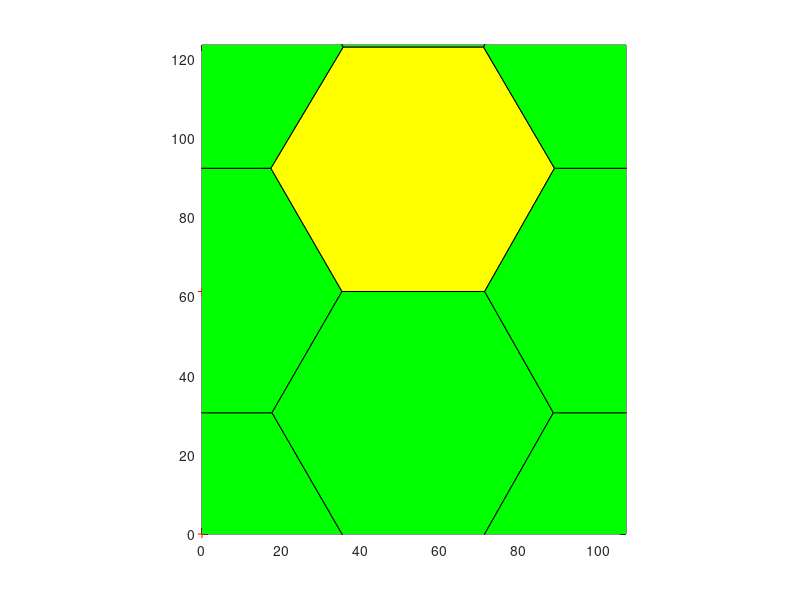

MATLAB code to generate this figure:
    %%%%%%%%%%%%%%%%%%%%%%%%%%%%%%%%%%%%%%%%%%%%%%%%%%%%%%%%%%%%%%%%%%%%%%%%%%%
% This script produces a txt file with the initial conditions needed to run the 
% vertex model cpp exicutable. The Global values are set by the user. The
% cell positions are a honeycomb tilling of the plane. The resulting txt file
% contians all the global parameter values and cell, edge, and vertex
% locatons and neighbors. 
%
% To use this file specify the name of the output txt file and the number
% of cells you would like in your tissue. You may wish to modify some
% global parameters to fit your needs. 
%%%%%%%%%%%%%%%%%%%%%%%%%%%%%%%%%%%%%%%%%%%%%%%%%%%%%%%%%%%%%%%%%%%%%%%%%%%
clear

%% Inputs needed
INITIALSTEPSIZE = 0.0001;    %Initial stepsize for the numberic integrator 
nomfichier=strcat('shearmodulus_check0.95','.txt');  %the file name
n=1;                       %1/2 of the Cells per row
m=2;                       %Cells per collumn 
r=89542;                    %Seed for the random number generators

%% Global Parameters 
GAMMA =10;                  %Tension on an edge
l= sqrt(2) * 25;            %Average edge length    
t0 = 1;                     %Standard unit of time 
RLXLY = 1;                  %Ratio of LX to LY (used to make rectangular boxes) 
Ratio = 0.3;                %ratio of pressure to tension forces (standard value 0.3)
Ralpha=1000000000000000000000000000;                   %Ralpha=10 means the box evolves 10 times slower then the vertices
TOTALTIME =	80;             %How long to run the simulation 
CURRENTTIME = 0.0;          %The initial time
TIMEINTERVAL =	0.1;        %How often to output the current configuration of the tissue
%INITIALSTEPSIZE = 0.002;    %Initial stepsize for the numberic integrator 
error_tolerance_absolute_mechanical = 0.01;  %Error tolerence for use with the adaptive stepsize integrators 
LX=n*3*l+1;
LY=m*sqrt(3)*l+1; 
NCells=n*m*2;
A0 = LX * LY / NCells;%4033.1139     ;                    %LX*LY/NCells;                   %Cells want to have area A0 if box size can change
%Here, I'm making a strain test for the hexagonal lattice by calculating
%what the preferred area should be for the initial area of all the cells to
% the equilibrium area.
MINAREA = A0/100;                    %Minimum allowed cell area (smaller cells will be removed)
MINLENGTH =	l/40;                    %Minimum edge length (smaller edges will be merged to form a fourfold vertex
NEWEDGELENGTH =	l/20;                %Length of a new edge created in the T1 process%
%K = Ratio * GAMMA / l^3 ;           %for pressure=K(A-A0)
K = Ratio * 10 * GAMMA / l;          %for pressure=K(1-A/A0)
Alpha_M = GAMMA*t0/l;                % Drag coefficent
TISSUE_ALPHA = 10000000000000000000000000000000 * Alpha_M;%10000000*Ralpha*Alpha_M;       % How fast the box size updates relative to the vertex motion
TISSUE_EXT_STRESS_Y = 0;             % External Stress on the tissue (positive values expancile) 
TISSUE_EXT_STRESS_X = 0;
P0 = 0.*(sqrt(24 / sqrt(3))) * sqrt(A0); % sqrt(24 / sqrt(3)) = regular hexagon shape parameter
LAMBDA = 0.01 * K * A0;%K / 0.05; % mimics Manning Model 
VERBOSEON = 1; %boolean, tells code to output extra data for cells and edges when true
equilibriumtolerance = 0.00000000001;

%% Create the Hexagonal tillining 
SEED = r;
rng(SEED); 
f2=figure();
offset=0;%0.01*l; 
Points1=zeros(NCells,2); 
k=1; 
strainx = 0;%.5;

%Grid One
for i=0:n-1
    for j=0:m-1
        Points1(k,:)=[(3*i*l +rand()*offset)*(1 +strainx) ,sqrt(3)*j*l+rand()*offset]; 
        k=k+1; 
    end
end
% Grid two

for i=0:n-1
    for j=0:m-1
        Points1(k,:)=[((3*i+3/2)*l +rand()*offset)* (1 + strainx) , (sqrt(3)*j+sqrt(3)/2)*l+rand()*offset]; 
        k=k+1; 
    end
end

LX = LX * (1 + strainx);
Pointsa=Points1+[LX *ones(NCells,1) LY*zeros(NCells,1)];
Pointsb=Points1-[LX*zeros(NCells,1) LY*ones(NCells,1)];
Pointsc=Points1-[LX*ones(NCells,1) LY*zeros(NCells,1)];
Pointsd=Points1+[LX*zeros(NCells,1) LY*ones(NCells,1)];
Pointse=Points1+[LX*ones(NCells,1) LY*ones(NCells,1)];
Pointsf=Points1+[LX*ones(NCells,1) -LY*ones(NCells,1)];
Pointsg=Points1+[-LX*ones(NCells,1) LY*ones(NCells,1)];
Pointsh=Points1+[-LX*ones(NCells,1) -LY*ones(NCells,1)];
Pointst=[Points1; Pointsa; Pointsb; Pointsc; Pointsd; Pointse; Pointsf; Pointsg; Pointsh];
[v,c]=voronoin(Pointst); 


%% Plot a Representation of the result
set(0,'CurrentFigure',f2);
plot(Points1(:,1),Points1(:,2),'r+');
for i = 1:length(c) 
    %ca are the cells that are in the interior only
    IN=(all(v(c{i},1)>0)&all(v(c{i},1)<LX)&all(v(c{i},2)>0)&all(v(c{i},2)<LY));
    %ca have cells that are at the border
    IN2=(any(v(c{i},1)>0)&any(v(c{i},1)<LX)&any(v(c{i},2)>0)&any(v(c{i},2)<LY))&(~IN);
    if (all(c{i}~=1)&&IN)  
    set(0,'CurrentFigure',f2)
    patch(v(c{i},1),v(c{i},2),'y'); % use color yellow.
    end
    % cells crossing the border
    if (all(c{i}~=1)&&(IN2))  
    set(0,'CurrentFigure',f2)
    patch(v(c{i},1),v(c{i},2),'g'); % use color green.
    end
end
set(0,'CurrentFigure',f2)
axis equal
xlim([0 LX]);
ylim([0 LY]);


for i = 1:length(c)
   INGLOBAL=any((v(c{i},1)>0)&v(c{i},1)<LX&v(c{i},2)>0&v(c{i},2)<LY);
   if INGLOBAL
       ListVertex=c{i};
       area=0;
       for k=1:length(c{i})
           kplus=mod(k,length(c{i}))+1;
           area=area+v(c{i}(k),1)*v(c{i}(kplus),2)-v(c{i}(kplus),1)*v(c{i}(k),2);
       end
       if(area<0) c{i}=fliplr(c{i}); end
   end
end

%% Export to a txt file
fid=fopen(nomfichier,'wt');
fprintf(fid, 'Voronoi Tesselation Data: \n');
fprintf(fid, 'NumbCells %d \t rng %d \n', NCells, r);
fprintf(fid, 'ratio pressure to tension\t%f\n', Ratio);
fprintf(fid, 'Global:\n');
fprintf(fid, 'LX\t%f\nLY\t%f\n', LX, LY);
fprintf(fid, 'A0\t%f\n', A0);
fprintf(fid, 'SEED\t%d\n', SEED);
fprintf(fid, 'TIMEINTERVAL\t%f\n', TIMEINTERVAL);
fprintf(fid, 'MINAREA\t%f\n', MINAREA);
fprintf(fid, 'MINLENGTH\t%f\n', MINLENGTH);
fprintf(fid, 'NEWEDGELENGTH\t%f\n', NEWEDGELENGTH);
fprintf(fid, 'K\t%f\n', K);
fprintf(fid, 'GAMMA\t%f\n', GAMMA);
fprintf(fid, 'LAMBDA\t%f\n', LAMBDA);
fprintf(fid, 'P0\t%f\n', P0);
fprintf(fid, 'TOTALTIME\t%f\n', TOTALTIME);
fprintf(fid, 'CURRENTTIME\t%f\n', CURRENTTIME);
fprintf(fid, 'VERBOSEON\t%d\n', VERBOSEON);
fprintf(fid, 'INITIALSTEPSIZE\t%f\n', INITIALSTEPSIZE);
fprintf(fid, 'error_tolerance_absolute_mechanical\t%f\n', error_tolerance_absolute_mechanical);
fprintf(fid, 'TISSUE_ALPHA\t%f\n', TISSUE_ALPHA);
fprintf(fid, 'ALPHAM\t%f\n', Alpha_M);
fprintf(fid, 'TISSUE_EXT_STRESS_X\t%f\n', TISSUE_EXT_STRESS_X);
fprintf(fid, 'TISSUE_EXT_STRESS_Y\t%f\n', TISSUE_EXT_STRESS_Y);
fprintf(fid, 'equilibriumtolerance\t%d\n', equilibriumtolerance);

fprintf(fid, 'endGlobal\n'); 
fprintf(fid, 'Vertices\n');
fprintf(fid, 'id\tx\ty\n');

NbVertex=0;
CentralVertices=zeros(length(v),2);
for i = 2:length(v)   % v(1) is always a point at infinity, so skip (NOTED ADDED BY DKL 7/5/10)
    % the vertices don't necessarily have to be in order because the code
    % will skip over vertices that are outside of the window of interest
    % (NOTE ADDED BY ABM 10/14/23
   if(v(i,1)>0&&v(i,1)<LX&&v(i,2)>0&&v(i,2)<LY)
       fprintf(fid,'%d',i); 
       fprintf(fid,'\t %2.4f',v(i,1));
       fprintf(fid,'\t %2.4f',v(i,2));
       fprintf(fid,'\n');
       NbVertex=NbVertex+1;
       CentralVertices(NbVertex,1)=v(i,1);
       CentralVertices(NbVertex,2)=v(i,2);
   end
end

CentralVertices=CentralVertices(1:NbVertex,1:2);
EqVertex=zeros(NbVertex,1);

for i = 2:length(v)
   vcorrige=zeros(1,2);
   vtest=v(i,:);

   if (vtest(1)>0&&vtest(1)<LX&&vtest(2)>0&&vtest(2)<LY) vcorrige=vtest;end
   vtest=v(i,:)-LX*[1 0];
   if (vtest(1)>0&&vtest(1)<LX&&vtest(2)>0&&vtest(2)<LY) vcorrige=vtest;  end
   vtest=v(i,:)-LY*[0 1];
   if (vtest(1)>0&&vtest(1)<LX&&vtest(2)>0&&vtest(2)<LY) vcorrige=vtest;  end
   vtest=v(i,:)+LX*[1 0];
   if (vtest(1)>0&&vtest(1)<LX&&vtest(2)>0&&vtest(2)<LY) vcorrige=vtest;  end
   vtest=v(i,:)+LY*[0 1];
   if (vtest(1)>0&&vtest(1)<LX&&vtest(2)>0&&vtest(2)<LY) vcorrige=vtest;  end
   vtest=v(i,:)-[LX LY];
   if (vtest(1)>0&&vtest(1)<LX&&vtest(2)>0&&vtest(2)<LY) vcorrige=vtest;  end
   vtest=v(i,:)-[LX -LY];
   if (vtest(1)>0&&vtest(1)<LX&&vtest(2)>0&&vtest(2)<LY) vcorrige=vtest;  end
   vtest=v(i,:)+[LX LY];
   if (vtest(1)>0&&vtest(1)<LX&&vtest(2)>0&&vtest(2)<LY) vcorrige=vtest;  end
   vtest=v(i,:)+[LX -LY];
   if (vtest(1)>0&&vtest(1)<LX&&vtest(2)>0&&vtest(2)<LY) vcorrige=vtest;  end
   column=find(all(abs((repmat(vcorrige,size(v,1),1))'-v')<0.000001));%strmatch(vcorrige, v);
   if(~isempty(column))
       EqVertex(i)=column;
   end

end
 
fprintf(fid, 'Edges\n');
fprintf(fid, 'id\tvertex1\tvertex2\txflag\tyflag\n');
NbEdgeMax=3*NbVertex;
Edges.Vertices=zeros(NbEdgeMax,2);
Edges.Crossx12=zeros(NbEdgeMax,1);
Edges.Crossx21=zeros(NbEdgeMax,1);
Edges.Crossy12=zeros(NbEdgeMax,1);
Edges.Crossy21=zeros(NbEdgeMax,1);

EdgeIncrement=0; %the number of the edge so you get 1,2,3,4 as edge lables
for i = 1:length(c) %For each vertex
   INGLOBAL=any( (v(c{i},1)>0) & v(c{i},1)<LX & v(c{i},2)>0 & v(c{i},2)<LY);
   if INGLOBAL %If it is in the reigon of intrest
       ListVertex=c{i}; %list of edges in each cell in the reigon 
       for j=1:length(ListVertex) %for each edge in the cell
           testdejainscrit=0;                                                                                                                                                                                                                                                                                                                                                                                                                                                                                                                                                                                                                                                                                                                                                                                                                                                                                                                                                                                                                                                                                                                                                                                                                                                                                                                                                                                                                                                                                                                                                                                                                                                                                                                                                                                                                                                                                                                                                                                                                                                                                                                                                                                                                                                                                                                                                                                                                                                                                                                                                       
           % if we look at the current edge is in the list
           for k=1:EdgeIncrement
               if ((EqVertex((ListVertex(j)))==Edges.Vertices(k,1)...
                       &&EqVertex(ListVertex(mod(j,length(ListVertex))+1))==Edges.Vertices(k,2))...%the modulus is to be on that loop
                       ||...
                       (EqVertex(ListVertex(j))==Edges.Vertices(k,2)...
                       &&EqVertex(ListVertex(mod(j,length(ListVertex))+1))==Edges.Vertices(k,1)))
                   testdejainscrit=1;
               else
               end
           end
           % if it is not there we added at the end
           if(~testdejainscrit)
               EdgeIncrement=EdgeIncrement+1;
               Edges.Vertices(EdgeIncrement,1)=EqVertex(ListVertex(j)); %the first vertex
               Edges.Vertices(EdgeIncrement,2)=EqVertex(ListVertex(mod(j,length(ListVertex))+1)); %the second vertex
               Vertex1encours=ListVertex(j);
               Vertex1encourseq=EqVertex(ListVertex(j));
               Vertex2encours=ListVertex(mod(j,length(ListVertex))+1);
               Vertex2encourseq=EqVertex(ListVertex(mod(j,length(ListVertex))+1));
               % and is written in the file
               fprintf(fid,'%d',EdgeIncrement);
               fprintf(fid,'\t %d', Edges.Vertices(EdgeIncrement,1));
               fprintf(fid,'\t %d', Edges.Vertices(EdgeIncrement,2));
               % must be a test to see if the one-vertex through a
               % rating (a vertex in, one out) 2-if there are two vertices
               % out but through the side anyway (happens on the corner)
               VertexCross21=(EqVertex(ListVertex(j))~=ListVertex(j))&&(EqVertex(ListVertex(mod(j,length(ListVertex))+1))==ListVertex(mod(j,length(ListVertex))+1));
               VertexCross12=(EqVertex(ListVertex(j))==ListVertex(j))&&(EqVertex(ListVertex(mod(j,length(ListVertex))+1))~=ListVertex(mod(j,length(ListVertex))+1));
               % cas 1

               %  x12=x21=y12=y21=0;

               %Periodic boundary condition testing
               if((EqVertex(ListVertex(j))~=ListVertex(j))&&(EqVertex(ListVertex(mod(j,length(ListVertex))+1))==ListVertex(mod(j,length(ListVertex))+1)))
                   if(v(ListVertex(j),1)<0) Edges.Crossx12(EdgeIncrement)=1;%fprintf(fid,' xCrossBoundary12');
                       %    x12=1;
                   end
                   if(v(ListVertex(j),1)>LX) Edges.Crossx21(EdgeIncrement)=1;%fprintf(fid,' xCrossBoundary21');
                       %   x21=1;
                   end
                   if(v(ListVertex(j),2)<0) Edges.Crossy12(EdgeIncrement)=1;%fprintf(fid,' yCrossBoundary12');
                       %   y12=1;
                   end
                   if(v(ListVertex(j),2)>LY) Edges.Crossy21(EdgeIncrement)=1;%fprintf(fid,' yCrossBoundary21');
                       %    y21=1;
                   end
               end
               if((EqVertex(ListVertex(j))==ListVertex(j))&&(EqVertex(ListVertex(mod(j,length(ListVertex))+1))~=ListVertex(mod(j,length(ListVertex))+1)))
                   if(v(ListVertex(mod(j,length(ListVertex))+1),1)<0) 
                       Edges.Crossx21(EdgeIncrement)=1;
                   end
                   if(v(ListVertex(mod(j,length(ListVertex))+1),1)>LX) 
                       Edges.Crossx12(EdgeIncrement)=1;
                   end
                   if(v(ListVertex(mod(j,length(ListVertex))+1),2)<0) 
                       Edges.Crossy21(EdgeIncrement)=1;
                   end
                   if(v(ListVertex(mod(j,length(ListVertex))+1),2)>LY) 
                       Edges.Crossy12(EdgeIncrement)=1;
                   end
               end
               %cas 2
               if((EqVertex(ListVertex(j))~=ListVertex(j))&&(EqVertex(ListVertex(mod(j,length(ListVertex))+1))~=ListVertex(mod(j,length(ListVertex))+1)))
                   % if the vertex is in the range which is not
                   % moving in the same direction, is that both
                   % ends of the edge are not contained in the same
                   % in the time interval.
                   v1=v(ListVertex(j),:);
                   v2=v(ListVertex(mod(j,length(ListVertex))+1),:);
                   eqv1=v(EqVertex(ListVertex(j)),:);
                   eqv2=v(EqVertex(ListVertex(mod(j,length(ListVertex))+1)),:);
                   %Periodic boundary condition chehck again
                   if(v2(1)>v1(1))&&(eqv2(1)<eqv1(1)) 
                       Edges.Crossx12(EdgeIncrement)=1;
                   end
                   if(v2(1)<v1(1))&&(eqv2(1)>eqv1(1)) 
                       Edges.Crossx21(EdgeIncrement)=1;
                   end
                   if (v2(2)>v1(2))&&(eqv2(2)<eqv1(2))
                       Edges.Crossy12(EdgeIncrement)=1;
                   end
                   if (v2(2)<v1(2))&&(eqv2(2)>eqv1(2)) 
                       Edges.Crossy21(EdgeIncrement)=1;
                   end
               end
              
               %New output added by MS 4/17/2014
               if ( (Edges.Crossx12(EdgeIncrement)==1) || (Edges.Crossx21(EdgeIncrement)==1) )
                   newxflag=1;
               end
               if ( (Edges.Crossx12(EdgeIncrement)==0) && (Edges.Crossx21(EdgeIncrement)==0) )
                   newxflag=0;
               end
               if ( (Edges.Crossy12(EdgeIncrement)==1) || (Edges.Crossy21(EdgeIncrement)==1) )
                   newyflag=1;
               end
               if ( (Edges.Crossy12(EdgeIncrement)==0) && (Edges.Crossy21(EdgeIncrement)==0) )
                   newyflag=0;
               end
               
               fprintf(fid,'\t %d \t %d \n', newxflag, newyflag);

           end
       end

   end
end

cinside=cell(length(c),1);
CellIncrement=0;
for i=1:length(c)
   INGLOBAL=any((v(c{i},1)>0)&v(c{i},1)<LX&v(c{i},2)>0&v(c{i},2)<LY);
   if INGLOBAL
       CellIncrement=CellIncrement+1;
       cinside{CellIncrement}=EqVertex(c{i});

   end
end
NbCellsInside=CellIncrement;
cinside=cinside(1:NbCellsInside);
cinside2=cell(NbCellsInside,1);
CellIncrement=0;
for i=1:NbCellsInside
   dejavu=false;
   for j=1:i-1
       if ((length(cinside{i})==length(cinside{j}))&&all(sort(cinside{i})==sort(cinside{j}))) dejavu=true; end
   end
   if (~dejavu) CellIncrement=CellIncrement+1;cinside2{CellIncrement}=cinside{i}; end
end
cinside2=cinside2(1:CellIncrement);
fprintf(fid, 'Cells\n');
fprintf(fid, 'id\tA0\tEdgeNumb\tEdgeList\n');
for i=1:length(cinside2)
   ListVertex=c{i};
   fprintf(fid,'%d\t%f\t%d\t',i, A0, length(ListVertex));
   for j=1:length(ListVertex)
       NumeroEdge=0;
       % if we look at the current edge is in the list
       for k=1:EdgeIncrement
           if (EqVertex((ListVertex(j)))==Edges.Vertices(k,1)...
                   &&EqVertex(ListVertex(mod(j,length(ListVertex))+1))==Edges.Vertices(k,2))
               NumeroEdge=k;
           end % modulo is to be on that loop
           if(EqVertex(ListVertex(j))==Edges.Vertices(k,2)...
                   &&EqVertex(ListVertex(mod(j,length(ListVertex))+1))==Edges.Vertices(k,1))
               NumeroEdge=k; %MS change to always be positive
           end
       end
       % and is written in the file
       fprintf(fid,'%d,',NumeroEdge);
   end
   fprintf(fid, '\n');
end
fprintf(fid, 'End\n');
fclose(fid);
